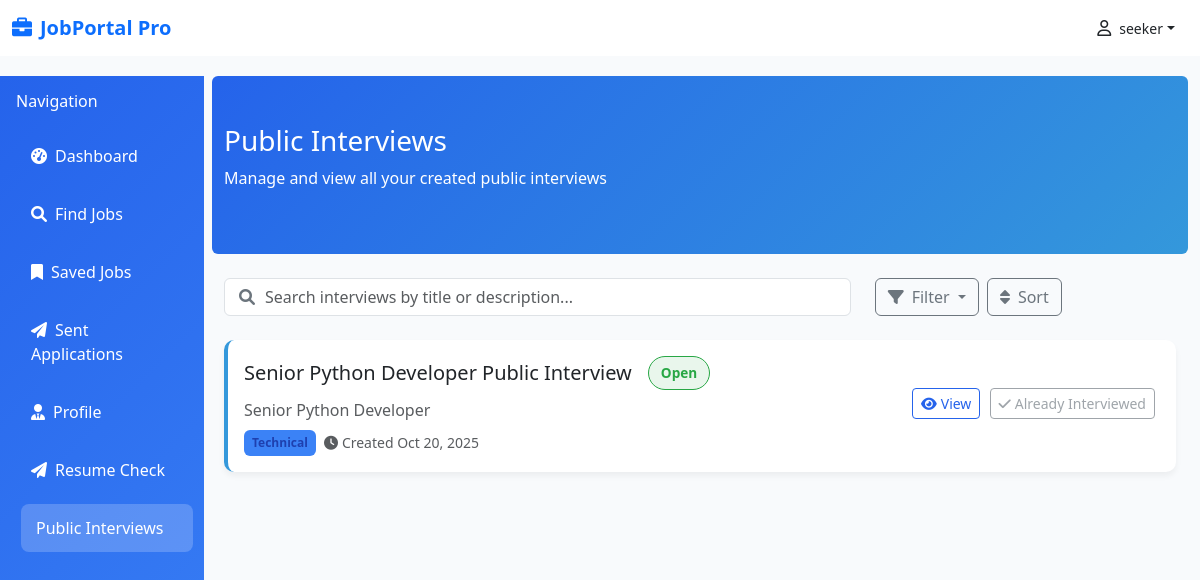
Before: /all-public-interviews (signed in) with the older database file.
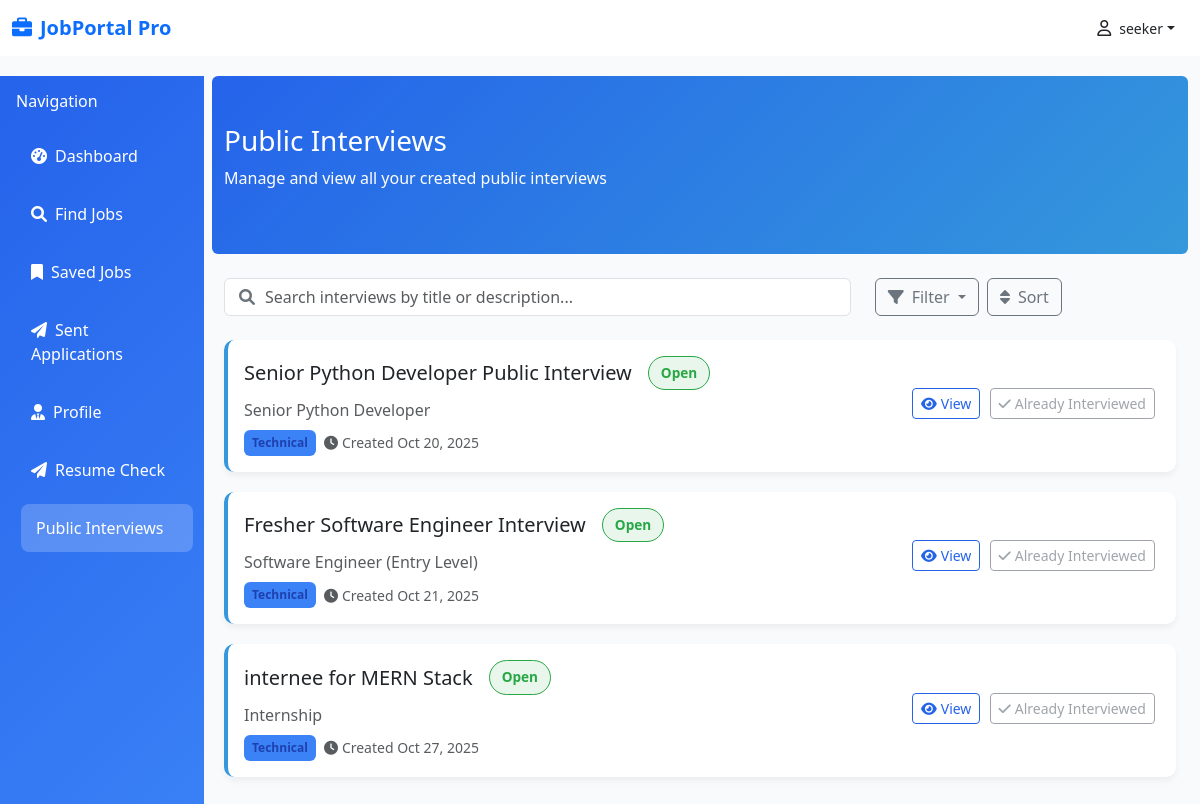
After: the same page with the newer database file.
### database/models.py (models this page shows)
class User(Base):
    __tablename__ = "users"
    id = Column(Integer(), primary_key=True)
    name = Column(String(256), nullable=False)
    email = Column(String(256), nullable=False)
    password = Column(String(256), nullable=False)
    is_recruiter = Column(Boolean, default=False)

class PublicInterview(Base):
    __tablename__ = "public_interviews"
    id = Column(Integer, primary_key=True, index=True)
    status = Column(Boolean, default=True)
    created_by = Column(Integer, ForeignKey("users.id"))
    title = Column(String(255), nullable=False)
    role = Column(String(256), nullable=True)
    skills = Column(JSON, nullable=True)
    description = Column(Text)
    category = Column(String(100))
    created_at = Column(DateTime, default=datetime.utcnow)
    updated_at = Column(DateTime, default=datetime.utcnow, onupdate=datetime.utcnow)
    creator = relationship("User", backref="public_interviews")
    attempts = relationship("PublicInterviewAttempt", backref="interview", lazy="select", cascade="all, delete-orphan")

### apps/PublicInterview/public_interview.py (the view)
@public_interview_router.get("/all-public-interviews")
async def all_public_interview(
    request:Request,
    db:Session=Depends(get_db),
    current_user=Depends(get_current_user)
):
    interviews = db.query(PublicInterview).all()
    attempted_ids = {
        attempt.interview_id
        for attempt in db.query(PublicInterviewAttempt)
        .filter(PublicInterviewAttempt.user_id == current_user.id)
        .all()
    }
    return templates.TemplateResponse(
        "public_interviews.html",
        {
            "request": request,
            "current_user": current_user,
            "interviews": interviews,
            "attempted_ids": attempted_ids
        }
    )

### templates/public_interviews.html (shortened to what this page needs)
{% extends 'base.html' %}
{% block csslink %}
<link rel="stylesheet" href="{{ url_for('static', path='css/public_interview.css') }}">
{% endblock %}
{% block content %}
<div class="col-md-9 col-lg-10">
  <div class="container">
    <div class="row mb-4 brand-header py-5 rounded">
      <div class="col">
        <h1 class="h3">Public Interviews</h1>
        <p>Manage and view all your created public interviews</p>
      </div>
    </div>
    <div class="row mb-4">
      <div class="col-md-8">
        <div class="search-box">
          <i class="fas fa-search"></i>
          <input type="text" class="form-control" id="searchInput"
            placeholder="Search interviews by title or description...">
        </div>
      </div>
      <div class="col-md-4">
        <div class="d-flex gap-2">
          <div class="filter-dropdown">
            <button class="btn btn-outline-secondary dropdown-toggle" type="button" data-bs-toggle="dropdown">
              <i class="fas fa-filter me-2"></i>Filter
            </button>
          </div>
          <button class="btn btn-outline-secondary" id="sortButton">
            <i class="fas fa-sort me-2"></i>Sort
          </button>
        </div>
      </div>
    </div>
    <div id="interviewsList">
      <div class="row">
        <div class="col-12">
          {% for interview in interviews %}
          <div class="card card-custom interview-card">
            <div class="card-body">
              <div class="row align-items-center">
                <div class="col-md-8">
                  <div class="d-flex align-items-center mb-2">
                    <h5 class="card-title mb-0 me-3">{{interview.title}}</h5>
                    <span class="status-badge status-open">{{"Open" if interview.status==True else "Close"}}</span>
                  </div>
                  <p class="card-text text-muted mb-2">{{interview.role}}</p>
                  <div class="d-flex align-items-center">
                    <span class="category-badge me-2">{{interview.category}}</span>
                    <small class="text-muted">
                      <i class="fas fa-clock me-1"></i>Created {{ interview.created_at.strftime("%b %d, %Y") }}
                    </small>
                  </div>
                </div>
                <div class="col-md-4 text-md-end">
                  <div class="action-buttons mt-3 mt-md-0">
                    <a href="{{ url_for ('public_interview_detail', interview_id=interview.id) }}"
                      class="btn btn-outline-primary-custom btn-sm">
                      <i class="fas fa-eye me-1"></i>View
                    </a>
                    <button class="btn btn-outline-secondary btn-sm start-interview-btn"
                      data-interview-id="{{ interview.id }}" {% if interview.id in attempted_ids or not interview.status
                      %} disabled {% endif %}>
                      {% if interview.id in attempted_ids %}
                      <i class="fas fa-check me-1"></i>Already Interviewed
                      {% elif not interview.status %}
                      <i class="fas fa-times me-1"></i>Closed
                      {% else %}
                      <i class="fas fa-play me-1"></i>Start Interview
                      {% endif %}
                    </button>
                  </div>
                </div>
              </div>
            </div>
          </div>
          {% endfor %}
        </div>
      </div>
    </div>
  </div>
</div>
{% endblock %}

### templates/base.html (shortened to what this page needs)
<!DOCTYPE html>
<html lang="en">
<head>
    <link href="https://cdn.jsdelivr.net/npm/bootstrap@5.3.0/dist/css/bootstrap.min.css" rel="stylesheet">
    <link href="https://cdnjs.cloudflare.com/ajax/libs/font-awesome/6.0.0/css/all.min.css" rel="stylesheet">
    {% block csslink %} {% endblock %}
    <link rel="stylesheet" href="{{ url_for('static', path='css/base.css') }}">
</head>
<body>
    <nav class="navbar navbar-expand-lg navbar-light bg-white fixed-top">
        <div class="container-fluid">
            <a class="navbar-brand fw-bold text-primary" href=" {{url_for('dashboard')}} ">
                <i class="fas fa-briefcase me-2"></i>JobPortal Pro
            </a>
            <div class="d-flex align-items-center">
                <div class="dropdown">
                    <button class="btn text-dark dropdown-toggle d-flex align-items-center" type="button"
                        id="userDropdown" data-bs-toggle="dropdown" aria-expanded="false">
                        <i class="fa-regular fa-user me-2"></i>
                        <small>{{ current_user.name }}</small>
                    </button>
                </div>
            </div>
        </div>
    </nav>
    <div class="container-fluid" style="margin-top: 76px;">
        <div class="row">
            <div class="col-md-3 col-lg-2 px-0">
                <div class="sidebar">
                    <div class="p-3">
                        <h6 class="text-white mb-3">Navigation</h6>
                        <nav class="nav flex-column">
                            <a class="nav-link {% if request.url.path == '/dashboard' %}active{% endif %}"
                                href=" {{url_for('dashboard')}} "><i
                                    class="fas fa-tachometer-alt me-2"></i>Dashboard</a>
                            <a class="nav-link {% if request.url.path=='/search' %}active{% endif %}"
                                href="{{url_for('get_search')}}"><i class="fas fa-search me-2"></i>Find Jobs</a>
                            <a class="nav-link {% if request.url.path=='/saved-job' %}active{% endif %}"
                                href=" {{url_for('saved_job')}} "><i class="fas fa-bookmark me-2"></i>Saved Jobs</a>
                            {% if not current_user.is_recruiter %}
                            <a class="nav-link {% if request.url.path=='/application-sent' %}active{% endif %}"
                                href=" {{url_for('application_sent')}} "><i class="fas fa-paper-plane me-2"></i>Sent
                                Applications</a>
                            {% endif %}
                            <a class="nav-link {% if request.url.path=='/profile' %}active{% endif %}"
                                href="{{url_for('get_profile')}}"><i class="fas fa-user-tie me-2"></i>Profile</a>
                            {% if not current_user.is_recruiter %}
                            <a class="nav-link {% if request.url.path=='/applicant-self-check' %}active{% endif %}"
                                href=" {{url_for('applicant_self_check')}} "><i
                                    class="fas fa-paper-plane me-2"></i>Resume Check</a>
                            {% endif %}
                            {% if not current_user.is_recruiter %}
                            <a class="nav-link {% if request.url.path=='/all-public-interviews' %}active{% endif %}"
                                href=" {{url_for('all_public_interview')}} ">Public Interviews</a>
                            {% endif %}
                        </nav>
                    </div>
                </div>
            </div>
            {% block content %} {% endblock %}
        </div>
    </div>
</body>
</html>

### static/css/public_interview.css (style rules this page uses)
:root { --primary-blue: #1e6fba; --secondary-blue: #3498db; --light-blue: #e8f4fc; --dark-blue: #0d4a7a; --white: #ffffff; --light-gray: #f8f9fa; --success-green: #28a745; --warning-orange: #ffc107; --danger-red: #dc3545; }
body { background-color: var(--light-gray); font-family: 'Segoe UI', Tahoma, Geneva, Verdana, sans-serif; }
.brand-header { background: linear-gradient(135deg, var(--primary-blue), var(--secondary-blue)); color: #fff; }
.card-custom { border: none; border-radius: 10px; box-shadow: 0 4px 6px rgba(0, 0, 0, 0.05); margin-bottom: 20px; transition: transform 0.2s ease, box-shadow 0.2s ease; }
.btn-outline-primary-custom { border-color: var(--primary-blue); color: var(--primary-blue); }
.status-badge { padding: 6px 12px; border-radius: 20px; font-size: 0.85rem; font-weight: 600; }
.status-open { background-color: rgba(40, 167, 69, 0.1); color: var(--success-green); border: 1px solid var(--success-green); }
.interview-card { border-left: 4px solid var(--secondary-blue); }
.search-box { position: relative; }
.search-box .form-control { padding-left: 40px; }
.search-box i { position: absolute; left: 15px; top: 50%; transform: translateY(-50%); color: #6c757d; }
.action-buttons .btn { margin-right: 5px; margin-bottom: 5px; }
.category-badge { background-color: var(--light-blue); color: var(--dark-blue); padding: 4px 8px; border-radius: 6px; font-size: 0.75rem; font-weight: 600; }

### static/css/base.css (style rules this page uses)
:root { --primary-blue: #2563eb; --light-blue: #3b82f6; --dark-blue: #1e40af; --bg-blue: #eff6ff; }
body { background-color: #f8fafc; font-family: 'Segoe UI', Tahoma, Geneva, Verdana, sans-serif; }
.sidebar { background: linear-gradient(135deg, var(--primary-blue), var(--light-blue)); min-height: 100vh; position: fixed; width: 17%; }
.sidebar .nav-link { color: white; padding: 12px 15px; margin: 5px 0; border-radius: 8px; transition: all 0.3s ease; }
.sidebar .nav-link:hover, .sidebar .nav-link.active { background-color: rgba(255,255,255,0.2); color: white; transform: translateX(5px); }

Changed rows visible on the page:
added PublicInterview: title "Fresher Software Engineer Interview", status "Open", role "Software Engineer (Entry Level)", category "Technical", created_at "Oct 21, 2025", shows "Already Interviewed"
added PublicInterview: title "internee for MERN Stack", status "Open", role "Internship", category "Technical", created_at "Oct 27, 2025", shows "Already Interviewed"
